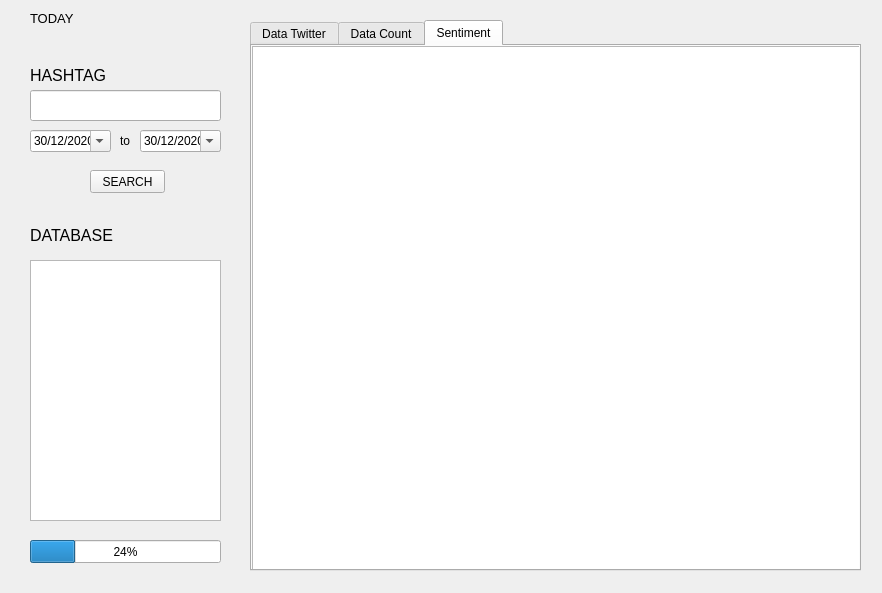
<?xml version="1.0" encoding="UTF-8"?>
<ui version="4.0">
 <class>main_twit</class>
 <widget class="QWidget" name="main_twit">
  <property name="geometry">
   <rect>
    <x>0</x>
    <y>0</y>
    <width>882</width>
    <height>593</height>
   </rect>
  </property>
  <property name="windowTitle">
   <string>Form</string>
  </property>
  <widget class="QLabel" name="ht_label">
   <property name="geometry">
    <rect>
     <x>30</x>
     <y>60</y>
     <width>191</width>
     <height>31</height>
    </rect>
   </property>
   <property name="font">
    <font>
     <family>MS Shell Dlg 2</family>
     <pointsize>12</pointsize>
     <weight>50</weight>
     <bold>false</bold>
    </font>
   </property>
   <property name="text">
    <string>HASHTAG</string>
   </property>
  </widget>
  <widget class="QLineEdit" name="ent_ht">
   <property name="geometry">
    <rect>
     <x>30</x>
     <y>90</y>
     <width>191</width>
     <height>31</height>
    </rect>
   </property>
  </widget>
  <widget class="QPushButton" name="search_bttn_ht">
   <property name="geometry">
    <rect>
     <x>90</x>
     <y>170</y>
     <width>75</width>
     <height>23</height>
    </rect>
   </property>
   <property name="text">
    <string>SEARCH</string>
   </property>
  </widget>
  <widget class="QListWidget" name="keyword_data">
   <property name="geometry">
    <rect>
     <x>30</x>
     <y>260</y>
     <width>191</width>
     <height>261</height>
    </rect>
   </property>
  </widget>
  <widget class="QLabel" name="ht_label_2">
   <property name="geometry">
    <rect>
     <x>30</x>
     <y>220</y>
     <width>191</width>
     <height>31</height>
    </rect>
   </property>
   <property name="font">
    <font>
     <family>MS Shell Dlg 2</family>
     <pointsize>12</pointsize>
     <weight>50</weight>
     <bold>false</bold>
    </font>
   </property>
   <property name="text">
    <string>DATABASE</string>
   </property>
  </widget>
  <widget class="QDateEdit" name="start_date">
   <property name="geometry">
    <rect>
     <x>30</x>
     <y>130</y>
     <width>81</width>
     <height>22</height>
    </rect>
   </property>
   <property name="locale">
    <locale language="English" country="UnitedStates"/>
   </property>
   <property name="dateTime">
    <datetime>
     <hour>0</hour>
     <minute>0</minute>
     <second>0</second>
     <year>2020</year>
     <month>12</month>
     <day>30</day>
    </datetime>
   </property>
   <property name="minimumDateTime">
    <datetime>
     <hour>0</hour>
     <minute>0</minute>
     <second>0</second>
     <year>2020</year>
     <month>9</month>
     <day>30</day>
    </datetime>
   </property>
   <property name="maximumTime">
    <time>
     <hour>23</hour>
     <minute>59</minute>
     <second>59</second>
    </time>
   </property>
   <property name="displayFormat">
    <string>dd/MM/yyyy</string>
   </property>
   <property name="calendarPopup">
    <bool>true</bool>
   </property>
   <property name="date">
    <date>
     <year>2020</year>
     <month>12</month>
     <day>30</day>
    </date>
   </property>
  </widget>
  <widget class="QDateEdit" name="stop_date">
   <property name="geometry">
    <rect>
     <x>140</x>
     <y>130</y>
     <width>81</width>
     <height>22</height>
    </rect>
   </property>
   <property name="locale">
    <locale language="English" country="UnitedStates"/>
   </property>
   <property name="dateTime">
    <datetime>
     <hour>0</hour>
     <minute>0</minute>
     <second>0</second>
     <year>2020</year>
     <month>12</month>
     <day>30</day>
    </datetime>
   </property>
   <property name="minimumDateTime">
    <datetime>
     <hour>0</hour>
     <minute>0</minute>
     <second>0</second>
     <year>2020</year>
     <month>9</month>
     <day>30</day>
    </datetime>
   </property>
   <property name="maximumTime">
    <time>
     <hour>23</hour>
     <minute>59</minute>
     <second>59</second>
    </time>
   </property>
   <property name="displayFormat">
    <string>dd/MM/yyyy</string>
   </property>
   <property name="calendarPopup">
    <bool>true</bool>
   </property>
   <property name="date">
    <date>
     <year>2020</year>
     <month>12</month>
     <day>30</day>
    </date>
   </property>
  </widget>
  <widget class="QLabel" name="label">
   <property name="geometry">
    <rect>
     <x>120</x>
     <y>120</y>
     <width>47</width>
     <height>41</height>
    </rect>
   </property>
   <property name="text">
    <string>to</string>
   </property>
  </widget>
  <widget class="QTabWidget" name="tabWidget">
   <property name="geometry">
    <rect>
     <x>250</x>
     <y>20</y>
     <width>611</width>
     <height>551</height>
    </rect>
   </property>
   <property name="currentIndex">
    <number>2</number>
   </property>
   <widget class="QWidget" name="tab">
    <attribute name="title">
     <string>Data Twitter</string>
    </attribute>
    <widget class="QTableWidget" name="table_box">
     <property name="geometry">
      <rect>
       <x>0</x>
       <y>0</y>
       <width>611</width>
       <height>531</height>
      </rect>
     </property>
    </widget>
   </widget>
   <widget class="QWidget" name="tab_2">
    <attribute name="title">
     <string>Data Count</string>
    </attribute>
    <widget class="QTableWidget" name="table_box_2">
     <property name="geometry">
      <rect>
       <x>0</x>
       <y>0</y>
       <width>611</width>
       <height>531</height>
      </rect>
     </property>
    </widget>
   </widget>
   <widget class="QWidget" name="tab_3">
    <attribute name="title">
     <string>Sentiment</string>
    </attribute>
    <widget class="QTableWidget" name="table_box_3">
     <property name="geometry">
      <rect>
       <x>0</x>
       <y>0</y>
       <width>611</width>
       <height>531</height>
      </rect>
     </property>
    </widget>
   </widget>
  </widget>
  <widget class="QProgressBar" name="progress_bar">
   <property name="geometry">
    <rect>
     <x>30</x>
     <y>540</y>
     <width>191</width>
     <height>23</height>
    </rect>
   </property>
   <property name="locale">
    <locale language="English" country="UnitedStates"/>
   </property>
   <property name="value">
    <number>24</number>
   </property>
  </widget>
  <widget class="QLabel" name="today_lb">
   <property name="geometry">
    <rect>
     <x>30</x>
     <y>10</y>
     <width>141</width>
     <height>16</height>
    </rect>
   </property>
   <property name="font">
    <font>
     <pointsize>10</pointsize>
    </font>
   </property>
   <property name="text">
    <string>TODAY</string>
   </property>
  </widget>
  <widget class="QLabel" name="current_date_lb">
   <property name="geometry">
    <rect>
     <x>30</x>
     <y>30</y>
     <width>191</width>
     <height>16</height>
    </rect>
   </property>
   <property name="text">
    <string/>
   </property>
  </widget>
 </widget>
 <resources/>
 <connections/>
</ui>
